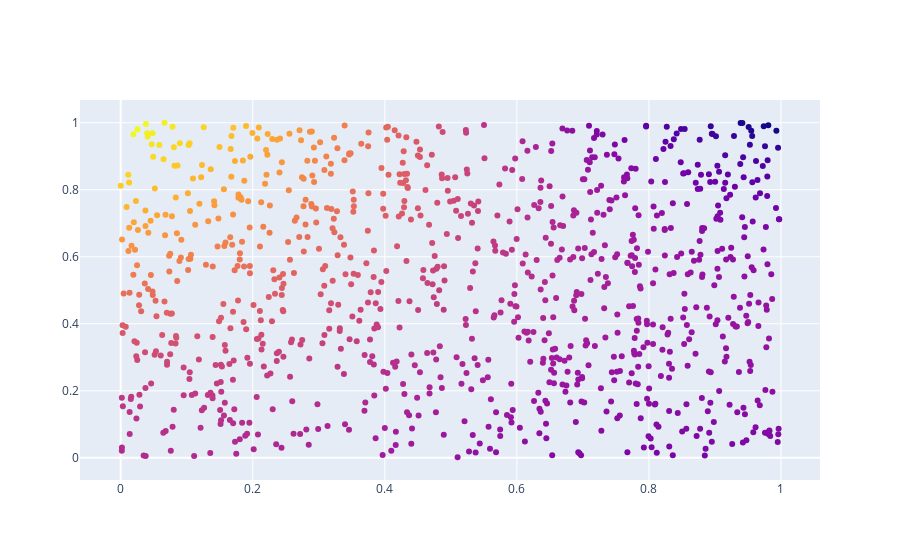

Here is the notebook cell this chart was saved with:
### Code cell
go.Figure(go.Scatter(x=X[:,0],y=X[:,1],marker=dict(color=Y),mode='markers'))

### Figure 1 — Plotly figure (JSON) as saved in the notebook; plotly's stock layout.template omitted (floating-point values rounded to 4 significant figures; data arrays with more than 128 entries replaced by an {"elided": "..."} marker saying what was removed)
{"data": [{"marker": {"color": {"elided": "1000 float values"}}, "mode": "markers", "type": "scatter", "x": {"elided": "1000 float values"}, "y": {"elided": "1000 float values"}}], "layout": {}}
